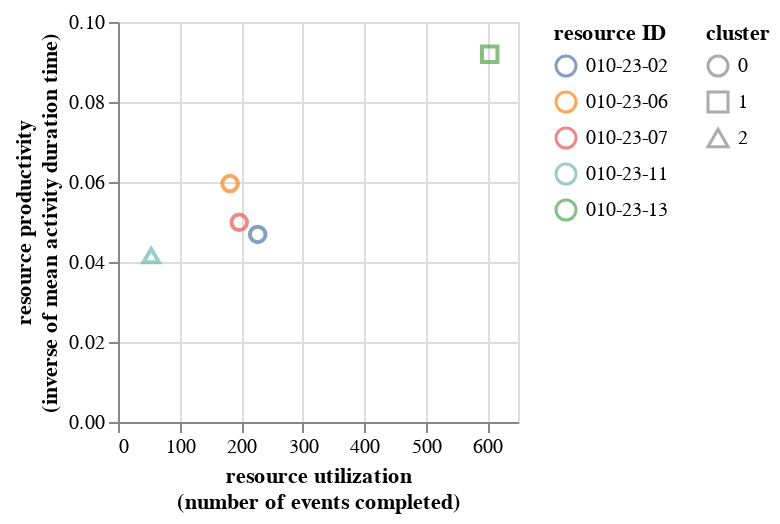

Write notebook code for a chart like this one.
### Markdown cell above
### Profile group member performance
- productivity (activity duration)
- member assignment (number of events)

### Code cell
charts = []
if len(sel_rgs) > 0:
    for rg in sel_rgs:
        # normalize activity duration by activity
        sublog = log[log['resource_group'] == rg]
        act_dur_min_max = []
        for act in sublog['activity'].unique():
            act_dur_min_max.append({
                'activity': act,
                'duration_min': sublog.loc[sublog['activity'] == act, 'activity_duration_minutes'].min(),
                'duration_max': sublog.loc[sublog['activity'] == act, 'activity_duration_minutes'].max()
            })
        act_dur_min_max = pd.DataFrame(act_dur_min_max)
        act_dur_min_max['duration_range'] = (
            act_dur_min_max['duration_max'] - act_dur_min_max['duration_min']
        )
        # NOTE: avoid division by 0
        act_dur_min_max.loc[act_dur_min_max['duration_range'] == 0, 'duration_range'] = 1 / 60
        sublog = sublog.merge(act_dur_min_max, how='left', on='activity')
        # print(act_dur_min_max)
        sublog['normalized_activity_duration_minutes'] = sublog.apply(
            lambda row: (
                (row['activity_duration_minutes'] - row['duration_min']) / 
                row['duration_range']
            ),
            axis=1
        )

        group_member_perf = sublog.groupby([
            'resource_group', 'resource'
        ]).agg(
            mean_activity_duration=pd.NamedAgg(
                'activity_duration_minutes', aggfunc='mean'
            ),
            num_events=pd.NamedAgg(
                'activity_duration_minutes', aggfunc=len
            ),
            num_cases=pd.NamedAgg(
                'case_id', aggfunc='nunique'
            )
        ).reset_index()

        # consider only resources with more than 10 cases
        group_member_perf = group_member_perf[
            group_member_perf['num_cases'] >= 10
        ]

        group_member_perf['inv_mean_activity_duration'] = 1 / group_member_perf['mean_activity_duration']

        X = group_member_perf[['resource', 'mean_activity_duration', 'num_events']].set_index('resource')
        clustering = AgglomerativeClustering(n_clusters=3).fit(X)
        # print(X.index)
        # print(clustering.labels_)
        for i in range(len(X)):
            group_member_perf.loc[group_member_perf['resource'] == X.index[i], 'cluster'] = clustering.labels_[i]

        charts.append(alt.Chart(group_member_perf).mark_point(size=60).encode(
            x=alt.X('num_events:Q').title(['resource utilization', '(number of events completed)']),
            y=alt.Y('inv_mean_activity_duration:Q').title(['resource productivity', '(inverse of mean activity duration time)']),
            color=alt.Color('resource:N').title('resource ID'),
            shape=alt.Shape('cluster:N'),
            tooltip=['resource', 'num_events', 'num_cases', 'mean_activity_duration']
        ).properties(width=200, height=200))
alt.vconcat(*charts).resolve_scale(x='independent', y='independent', color='independent')

### Figure 1 — Vega specification as saved in the notebook (floating-point values rounded to 4 significant figures)
{"$schema": "https://vega.github.io/schema/vega/v5.json", "data": [{"name": "source_0", "values": [{"cluster": 0.0, "inv_mean_activity_duration": 0.04689, "mean_activity_duration": 21.33, "num_cases": 73, "num_events": 227, "resource": "010-23-02"}, {"cluster": 0.0, "inv_mean_activity_duration": 0.05961, "mean_activity_duration": 16.77, "num_cases": 54, "num_events": 182, "resource": "010-23-06"}, {"cluster": 0.0, "inv_mean_activity_duration": 0.04991, "mean_activity_duration": 20.04, "num_cases": 65, "num_events": 197, "resource": "010-23-07"}, {"cluster": 2.0, "inv_mean_activity_duration": 0.0416, "mean_activity_duration": 24.04, "num_cases": 21, "num_events": 54, "resource": "010-23-11"}, {"cluster": 1.0, "inv_mean_activity_duration": 0.09192, "mean_activity_duration": 10.88, "num_cases": 236, "num_events": 604, "resource": "010-23-13"}]}, {"name": "source_0_shape_domain_cluster", "values": [{"cluster": 0.0}, {"cluster": 2.0}, {"cluster": 1.0}]}, {"name": "source_0_concat_0_x_domain_num_events", "values": [{"min": 54, "max": 604}]}, {"name": "source_0_concat_0_y_domain_inv_mean_activity_duration", "values": [{"min": 0.0416, "max": 0.09192}]}, {"name": "source_0_concat_0_color_domain_resource", "values": [{"resource": "010-23-02"}, {"resource": "010-23-06"}, {"resource": "010-23-07"}, {"resource": "010-23-11"}, {"resource": "010-23-13"}]}], "signals": [{"name": "childHeight", "value": 200}], "marks": [{"type": "group", "name": "concat_0_group", "encode": {"update": {"height": {"signal": "childHeight"}, "width": {"signal": "width"}}}, "marks": [{"type": "symbol", "name": "concat_0_marks", "from": {"data": "source_0"}, "encode": {"update": {"size": {"value": 60}, "y": {"field": "inv_mean_activity_duration", "scale": "concat_0_y"}, "description": {"signal": "\"resource utilization, (number of events completed): \" + (format(datum[\"num_events\"], \"\")) + \"; resource productivity, (inverse of mean activity duration time): \" + (format(datum[\"inv_mean_activity_duration\"], \"\")) + \"; resource ID: \" + (isValid(datum[\"resource\"]) ? datum[\"resource\"] : \"\"+datum[\"resource\"]) + \"; cluster: \" + (isValid(datum[\"cluster\"]) ? datum[\"cluster\"] : \"\"+datum[\"cluster\"]) + \"; resource: \" + (isValid(datum[\"resource\"]) ? datum[\"resource\"] : \"\"+datum[\"resource\"]) + \"; num_events: \" + (format(datum[\"num_events\"], \"\")) + \"; num_cases: \" + (format(datum[\"num_cases\"], \"\")) + \"; mean_activity_duration: \" + (format(datum[\"mean_activity_duration\"], \"\"))"}, "tooltip": {"signal": "{\"resource\": isValid(datum[\"resource\"]) ? datum[\"resource\"] : \"\"+datum[\"resource\"], \"num_events\": format(datum[\"num_events\"], \"\"), \"num_cases\": format(datum[\"num_cases\"], \"\"), \"mean_activity_duration\": format(datum[\"mean_activity_duration\"], \"\")}"}, "stroke": {"field": "resource", "scale": "concat_0_color"}, "fill": {"value": "transparent"}, "ariaRoleDescription": {"value": "point"}, "x": {"field": "num_events", "scale": "concat_0_x"}, "opacity": {"value": 0.7}, "shape": {"field": "cluster", "scale": "shape"}}}, "style": ["point"]}], "axes": [{"scale": "concat_0_x", "tickCount": {"signal": "ceil(width/40)"}, "gridScale": "concat_0_y", "domain": false, "maxExtent": 0, "labels": false, "zindex": 0, "orient": "bottom", "aria": false, "grid": true, "minExtent": 0, "ticks": false}, {"scale": "concat_0_y", "zindex": 0, "ticks": false, "grid": true, "tickCount": {"signal": "ceil(childHeight/40)"}, "orient": "left", "labels": false, "gridScale": "concat_0_x", "aria": false, "domain": false, "maxExtent": 0, "minExtent": 0}, {"scale": "concat_0_x", "orient": "bottom", "tickCount": {"signal": "ceil(width/40)"}, "zindex": 0, "title": ["resource utilization", "(number of events completed)"], "grid": false, "labelFlush": true, "labelOverlap": true}, {"scale": "concat_0_y", "grid": false, "title": ["resource productivity", "(inverse of mean activity duration time)"], "labelOverlap": true, "orient": "left", "zindex": 0, "tickCount": {"signal": "ceil(childHeight/40)"}}], "legends": [{"title": "resource ID", "stroke": "concat_0_color", "symbolType": "circle", "encode": {"symbols": {"update": {"fill": {"value": "transparent"}, "opacity": {"value": 0.7}}}}}], "style": "cell"}], "scales": [{"name": "shape", "type": "ordinal", "domain": {"data": "source_0_shape_domain_cluster", "field": "cluster", "sort": true}, "range": "symbol"}, {"name": "concat_0_x", "type": "linear", "domain": [{"signal": "(data(\"source_0_concat_0_x_domain_num_events\")[0] || {}).min"}, {"signal": "(data(\"source_0_concat_0_x_domain_num_events\")[0] || {}).max"}], "range": [0, {"signal": "width"}], "nice": true, "zero": true}, {"name": "concat_0_y", "type": "linear", "domain": [{"signal": "(data(\"source_0_concat_0_y_domain_inv_mean_activity_duration\")[0] || {}).min"}, {"signal": "(data(\"source_0_concat_0_y_domain_inv_mean_activity_duration\")[0] || {}).max"}], "range": [{"signal": "childHeight"}, 0], "zero": true, "nice": true}, {"name": "concat_0_color", "type": "ordinal", "domain": {"data": "source_0_concat_0_color_domain_resource", "field": "resource", "sort": true}, "range": "category"}], "background": "white", "legends": [{"shape": "shape", "symbolType": "circle", "title": "cluster", "encode": {"symbols": {"update": {"fill": {"value": "transparent"}, "opacity": {"value": 0.7}}}}}], "padding": 5, "width": 200, "layout": {"padding": 20, "columns": 1, "bounds": "full", "align": "each"}}
